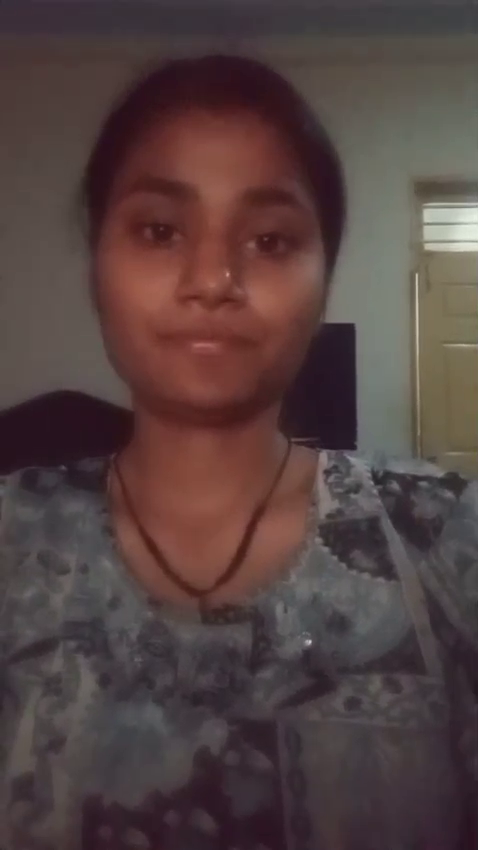
#> input picture frame 47 of test_video.mp4, 478 x 850 px
$ python main.py
#> lines starting #> are read from the running program, lines starting #| are printed output that depends on the picture
import cv2
import json
import time

cap = cv2.VideoCapture("test_video.mp4")

face_cascade = cv2.CascadeClassifier(
    cv2.data.haarcascades +
    "haarcascade_frontalface_default.xml"
)

absence_start = None

while True:

    ret, frame = cap.read()
#> frame is the input picture: shape (850, 478, 3); mean B, G, R 64.6, 65.6, 83.9

    if not ret:
        break

    gray = cv2.cvtColor(
        frame,
        cv2.COLOR_BGR2GRAY
    )
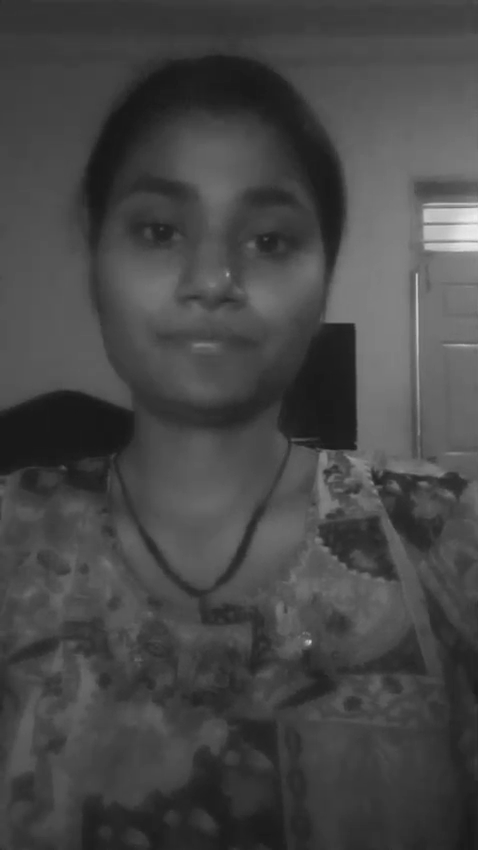
#> gray: shape (850, 478); min 23, max 237, mean 70.9

    faces = face_cascade.detectMultiScale(
        gray,
        scaleFactor=1.1,
        minNeighbors=5
    )
#> faces = [[133, 433, 130, 130], [72, 128, 279, 279]]

    if len(faces) > 0:

        absence_start = None

        output = {
            "face_present": True,
            "duration_absent_sec": 0
        }

        print(output)

    else:

        if absence_start is None:
            absence_start = time.time()

        duration = round(
            time.time() - absence_start,
            2
        )

        output = {
            "face_present": False,
            "duration_absent_sec": duration
        }

        print(output)

    with open(
        "output.json",
        "w"
    ) as f:

        json.dump(
            output,
            f,
            indent=4
        )

cap.release()

print("FINISHED")

$ run again, starting later in the video
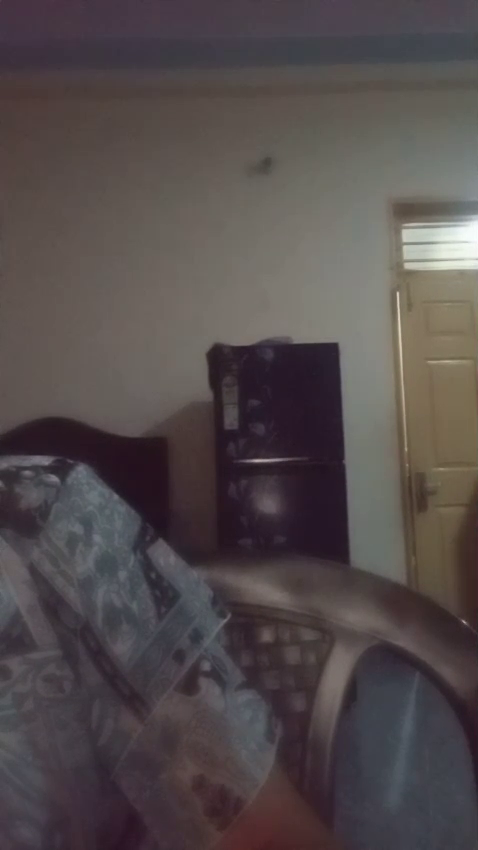
#> input picture frame 215 of test_video.mp4, 478 x 850 px
#> frame is the input picture: shape (850, 478, 3); mean B, G, R 75.8, 75.3, 83.4
#> `gray = cv2.cvtColor( frame, cv2.COLOR_BGR2GRAY )`:
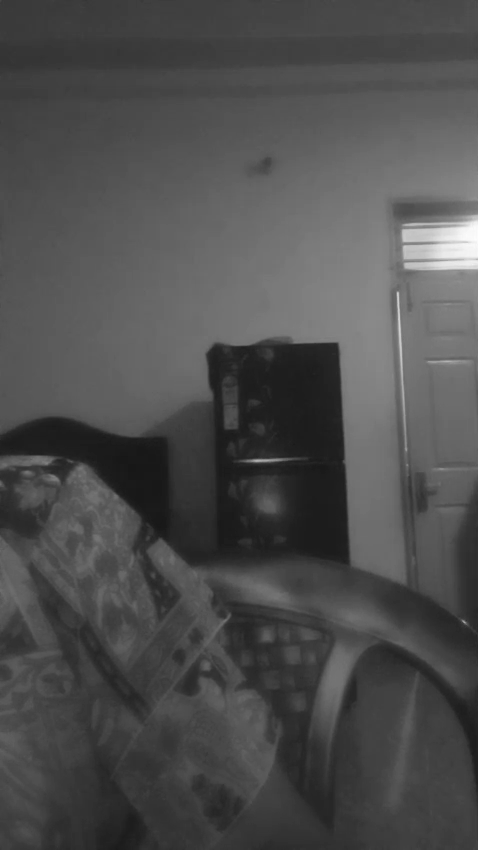
#> gray: shape (850, 478); min 23, max 253, mean 77.8
#> faces = ()

$ run again, starting later in the video
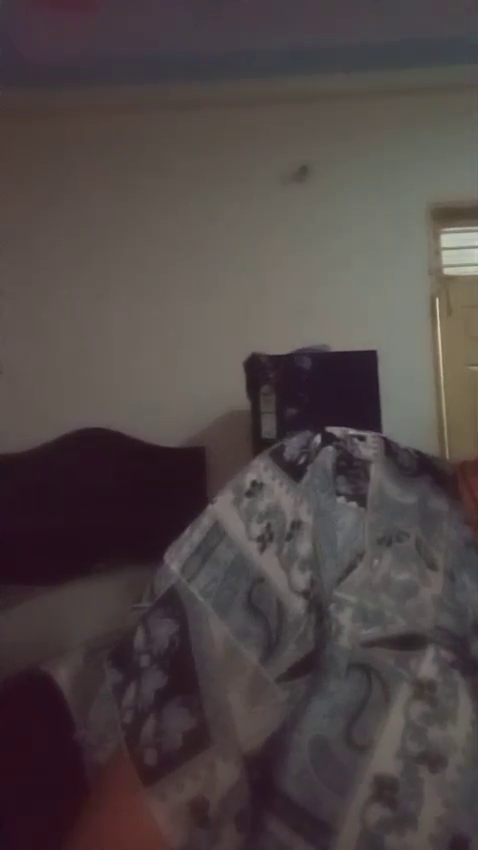
#> input picture frame 383 of test_video.mp4, 478 x 850 px
#> frame is the input picture: shape (850, 478, 3); mean B, G, R 70.1, 70.2, 79.5
#> `gray = cv2.cvtColor( frame, cv2.COLOR_BGR2GRAY )`:
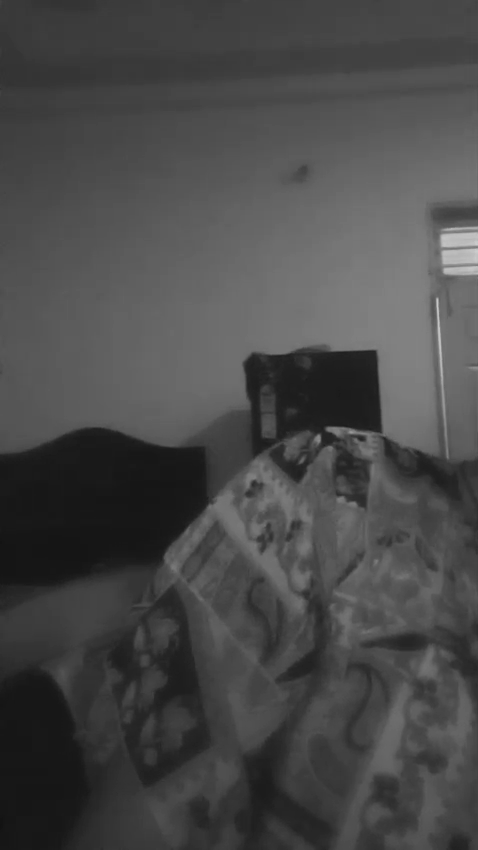
#> gray: shape (850, 478); min 18, max 205, mean 73
#> faces = ()
